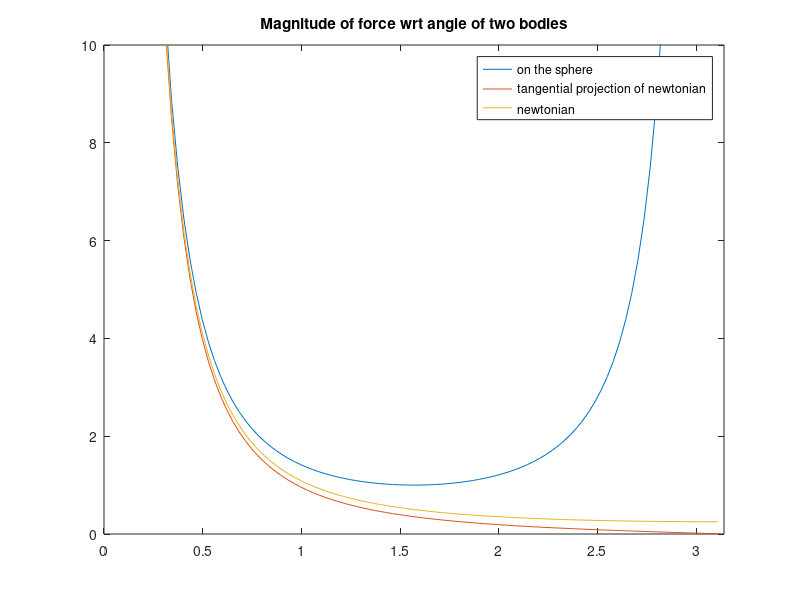
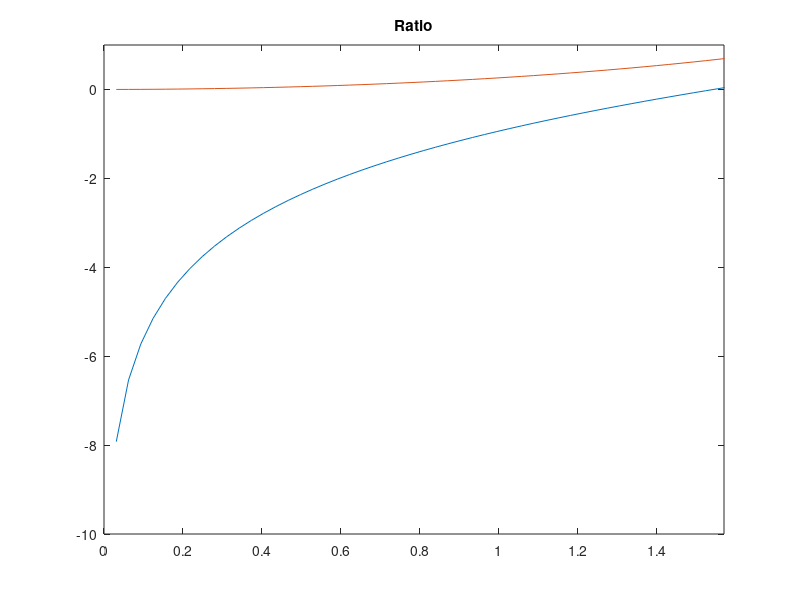

The MATLAB source for these figures, in order:
clear;close all;
N=100;
angle_range = linspace(0,pi,N+2);
angle_range = angle_range(2:end-1);
qi=[1,0];
force_magnitude=zeros(size(angle_range));
newt_proj_magnitude=zeros(size(angle_range));
newt_magnitude=zeros(size(angle_range));

i=1;
for th=angle_range
    dt=cos(th);
    qj=[cos(th),sin(th)];
    force_magnitude(i)=norm((qj - dt*qi)/(1-dt^2)^(3/2));
    newt_proj_magnitude(i)=cos(th/2)/2/(1-cos(th));
    newt_magnitude(i)=1/2/(1-cos(th));
    i=i+1;
end

plot(angle_range, [force_magnitude;newt_proj_magnitude;newt_magnitude]);
axis([0 pi 0 10]);
legend('on the sphere','tangential projection of newtonian','newtonian');
title('Magnitude of force wrt angle of two bodies')

figure(2);
plot(angle_range, [log(log(force_magnitude./newt_proj_magnitude));...
    log(force_magnitude./newt_magnitude)]);
title('Ratio')
axis([0 pi/2 -10 1]);